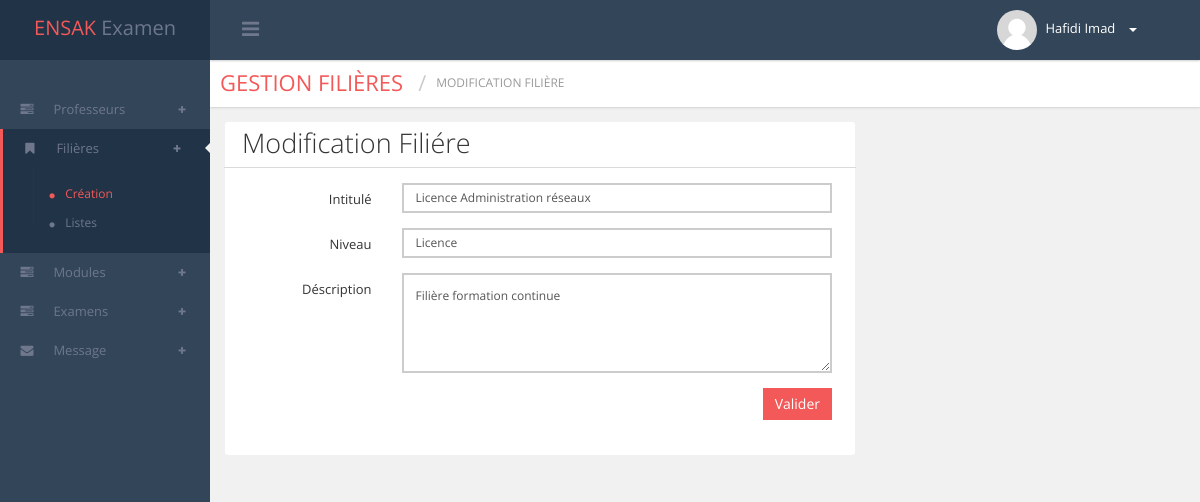
The app's page /controllers/admin/updateFiliere.controller.php?id_filiere=5 (signed in) with its own data.
### tables this page shows
CREATE TABLE IF NOT EXISTS `filieres` (
  `id` int(11) NOT NULL AUTO_INCREMENT,
  `intitule` varchar(100) NOT NULL,
  `niveau` varchar(50) NOT NULL,
  `nbrModule` int(10) NOT NULL,
  `description` varchar(1000) NOT NULL,
  PRIMARY KEY (`id`)
);

### controllers/admin/updateFiliere.controller.php (called while the page is built, shortened)
<?php
include_once '../../models/core.php';
include_once '../../models/admin/filiere.model.php';
$filieremodel = new filiereModel($BDD);
$filiere = $filieremodel->getFiliereById(empty($_GET['id_filiere']) ? $_POST['id_filiere'] : $_GET['id_filiere']);
include_once '../../layouts/admin/head.admin.php';
include_once '../../layouts/admin/menu.admin.php';
include_once '../../views/admin/updateFiliere.php';
include_once '../../layouts/admin/footer.admin.php';
?>

### models/admin/filiere.model.php (called while the page is built, shortened)
<?php
include_once '../../models/managers/filiere.manager.php';
class filiereModel
{
	private $filieremanager;
	public function __construct($BDD)
	{
		$this->filieremanager = new filiereManager($BDD);
	}
	public function getFiliereById($id_filiere)
	{
		return $this->filieremanager->getFiliereById($id_filiere);
	}
}
?>

### models/managers/filiere.manager.php (called while the page is built, shortened)
<?php
include_once '../../models/classes/filiere.classe.php';
class filiereManager
{
	private $db;
	public function __construct($BDD)
	{
		$this->db = $BDD;
	}
	public function getFiliereById($id_filiere)
	{
		$sql = "SELECT * FROM filieres WHERE id = $id_filiere";
		$qry = $this->db->prepare($sql);
		$qry->execute();
		$element = $qry->fetch(PDO::FETCH_ASSOC);
		if(empty($element))
			return null;
		else
			return new Filiere($element['id'],$element['intitule'],$element['niveau'],$element['nbrModule'],$element['description']);
	}
}
?>

### models/classes/filiere.classe.php (called while the page is built, shortened)
<?php
class Filiere
{
	private $intitule;
	private $niveau;
	private $description;
    public function getIntitule()
    {
        return $this->intitule;
    }
    public function setIntitule($intitule)
    {
        $this->intitule = $intitule;
    }
    public function getNiveau()
    {
        return $this->niveau;
    }
    public function setNiveau($niveau)
    {
        $this->niveau = $niveau;
    }
    public function getDescription()
    {
        return $this->description;
    }
    public function setDescription($description)
    {
        $this->description = $description;
    }
}
?>

### views/admin/updateFiliere.php (the view, shortened to what this page needs)
<div class="contentpanel">
  <div class="pull-left breadcrumb_admin clear_both">
    <div class="pull-left page_title theme_color">
      <h1>gestion filières</h1>
      <h2 class="">Modification filière</h2>
    </div>
  </div>
  <div class="container">
    <div class="row">
      <div class="col-md-8">
        <div class="block-web">
          <div class="header">
            <h3 class="content-header">Modification Filiére</h3>
          </div>
          <div class="porlets-content">
            <form action="updateFiliere.controller.php" class="form-horizontal row-border" method="POST">
              <div class="form-group">
                <label class="col-sm-3 control-label">Intitulé</label>
                <div class="col-sm-9">
                  <input type="text" name="intitule" class="form-control" value="<?php echo $filiere->getIntitule(); ?>">
                </div>
              </div>
              <div class="form-group">
                <label class="col-sm-3 control-label">Niveau</label>
                <div class="col-sm-9">
                  <input type="text" name="niveau" class="form-control" value="<?php echo $filiere->getNiveau(); ?>">
                </div>
              </div>
              <div class="form-group">
                <label class="col-sm-3 control-label">Déscription</label>
                <div class="col-sm-9">
                  <textarea name="description" class="form-control" ><?php echo $filiere->getDescription(); ?></textarea>
                </div>
              </div>
              <div class="form-group">
                <div class="col-sm-12">
                  <button type="submit" name="submit" class="btn btn-valider pull-right">Valider</button>
                </div>
              </div>
            </form>
          </div>
        </div>
      </div>
      <div class="col-lg-4">
      </div>
    </div>
  </div>
</div>

### public/css/main-style.css (style rules this page uses)
textarea { max-width: 100%; min-width: 100%; min-height: 100px; max-height: 200px; }
input { -webkit-transition: all 0.2s ease-out; -moz-transition: all 0.2s ease-out; -ms-transition: all 0.2s ease-out; -o-transition: all 0.2s ease-out; }
.btn { -webkit-transition: all 0.4s ease-out; -moz-transition: all 0.4s ease-out; -ms-transition: all 0.4s ease-out; -o-transition: all 0.4s ease-out; }
.btn-valider { border-radius: 0px; color: #ffffff; background-color: #f35958; }

### records on screen
filieres: intitule "Licence Administration réseaux", niveau "Licence", description "Filière formation continue"

### other values on screen
$_SESSION['admin']["nom"] "Hafidi"
$_SESSION['admin']["prenom"] "Imad"
